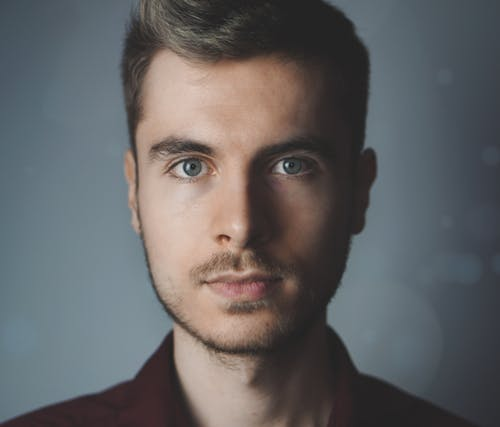
#> input picture Digital Image Processing/OpenCV/gallery/face1.jpg, 500 x 427 px; its folder holds only this picture in this run
$ python imgTrans.py
#> lines starting #> are read from the running program, lines starting #| are printed output that depends on the picture
import cv2
import numpy as np
from glob import glob


img = cv2.imread(*glob("./gallery/face1*"))
#> img is the input picture: shape (427, 500, 3); mean B, G, R 99.6, 98.5, 99

fatImg = cv2.resize(img, (0, 0), fx=2, fy=1)
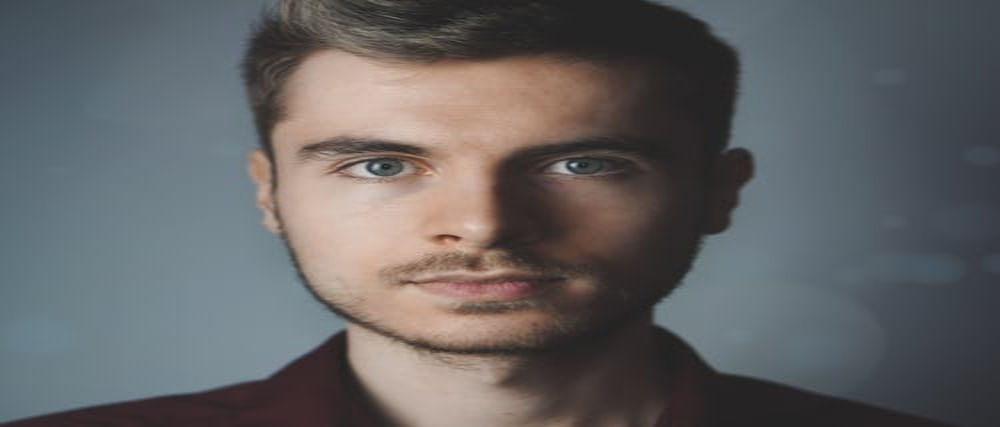
#> fatImg: shape (427, 1000, 3); mean B, G, R 99.7, 98.6, 99.1
doubImg = cv2.resize(img, (1024, 1024))		# interploted pixels
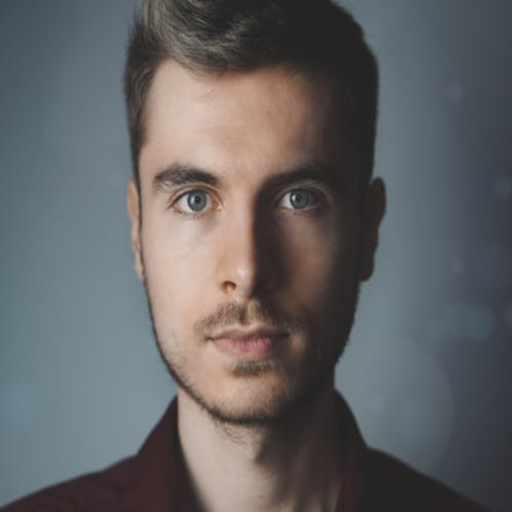
#> doubImg: shape (1024, 1024, 3) (shown at 1/2 size); mean B, G, R 99.5, 98.5, 98.9
# no interpolation just selects the next pixel for each pixel
pixDoubImg = cv2.resize(img, (1024, 1024), interpolation=cv2.INTER_NEAREST)

rotMatrix = cv2.getRotationMatrix2D((0, 0), -30, 1)		# clockwise rotation
rotatedImg = cv2.warpAffine(img, rotMatrix, (img.shape[1], img.shape[0]))
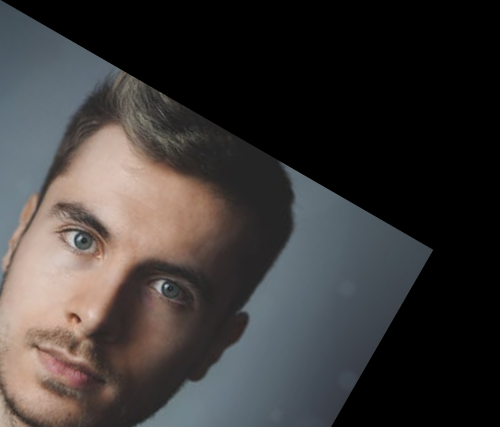
#> rotatedImg: shape (427, 500, 3); mean B, G, R 55, 56.2, 59.6

cv2.imshow("Image", fatImg)
cv2.imshow("Pixeled Big Image", pixDoubImg)
cv2.imshow("Smooth Big Image", doubImg)
cv2.imshow("Rotated Image", rotatedImg)

cv2.waitKey(0)
cv2.destroyAllWindows()
